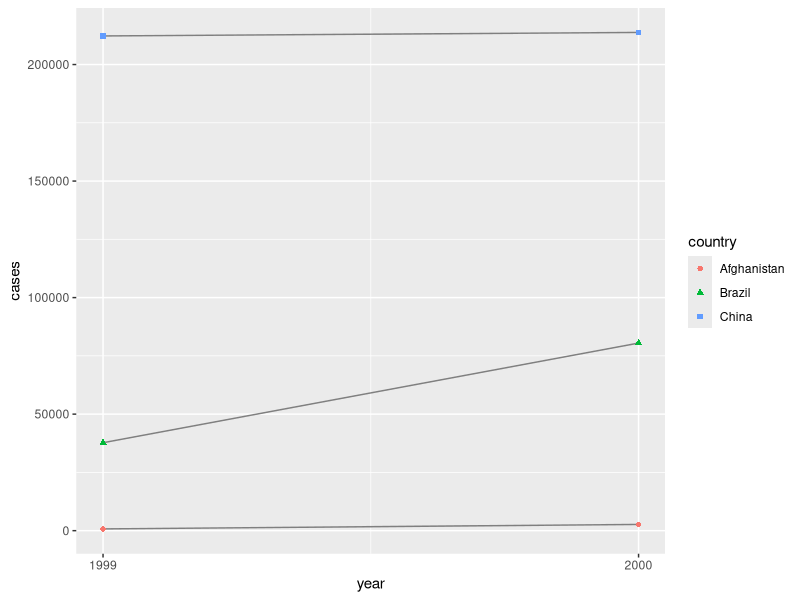
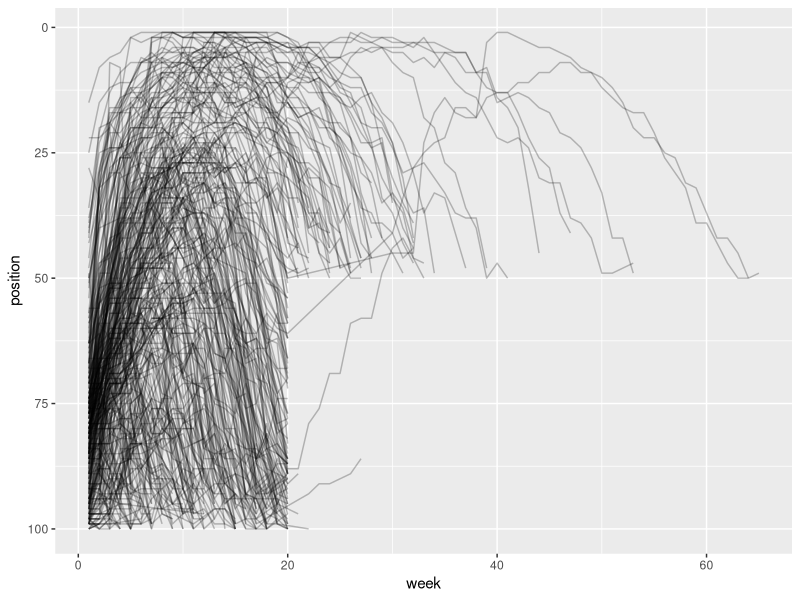

The R script that drew these images, in order:
## ---- chunk 1
library(tidyverse)
## ---- chunk 2
table1
## ---- chunk 3
table1 |>
  mutate(rate = cases / population * 10000)
## ---- chunk 4
table1 |>
  summarise(
    total_cases = sum(cases),
    .by = year
  )
## ---- chunk 5
ggplot(table1, aes(x = year, y = cases)) +
  geom_line(aes(group = country), color = "grey50") +
  geom_point(aes(color = country, shape = country)) +
  scale_x_continuous(breaks = c(1999, 2000)) # x-axis breaks at 1999 and 2000
## ---- chunk 6
table1
table2
table3
## ---- chunk 7
table2 |>
  pivot_wider(
    names_from = type,
    values_from = count
  ) |>
  mutate(
    rate = cases / population * 10000
  )
## ---- chunk 8
billboard
## ---- chunk 9
billboard |>
  pivot_longer(
    cols = starts_with("wk"),
    names_to = "week",
    values_to = "position"
  )
## ---- chunk 10
billboard |>
  pivot_longer(
    cols = !c(artist, track, date.entered),
    names_to = "week",
    values_to = "rank"
  )
## ---- chunk 11
billboard |>
  pivot_longer(
    cols = starts_with("wk"),
    values_to = "position",
    names_to = "week",
    values_drop_na = TRUE
  )
## ---- chunk 12
billboard_longer <- billboard |>
  pivot_longer(
    cols = starts_with("wk"),
    names_to = "week",
    values_to = "position",
    values_drop_na = TRUE
  ) |>
  mutate(week = parse_number(week))

billboard_longer
## ---- chunk 13
billboard_longer |>
  ggplot(aes(week, position, group = track)) +
  geom_line(alpha = 0.25) +
  scale_y_reverse()
## ---- chunk 14
df <- tribble(
  ~id,  ~bp1, ~bp2,
  "A",  100,  120,
  "B",  140,  115,
  "C",  120,  125
)
## ---- chunk 15
df |>
  pivot_longer(
    cols = bp1:bp2,
    names_to = "measurement",
    values_to = "value"
  )
